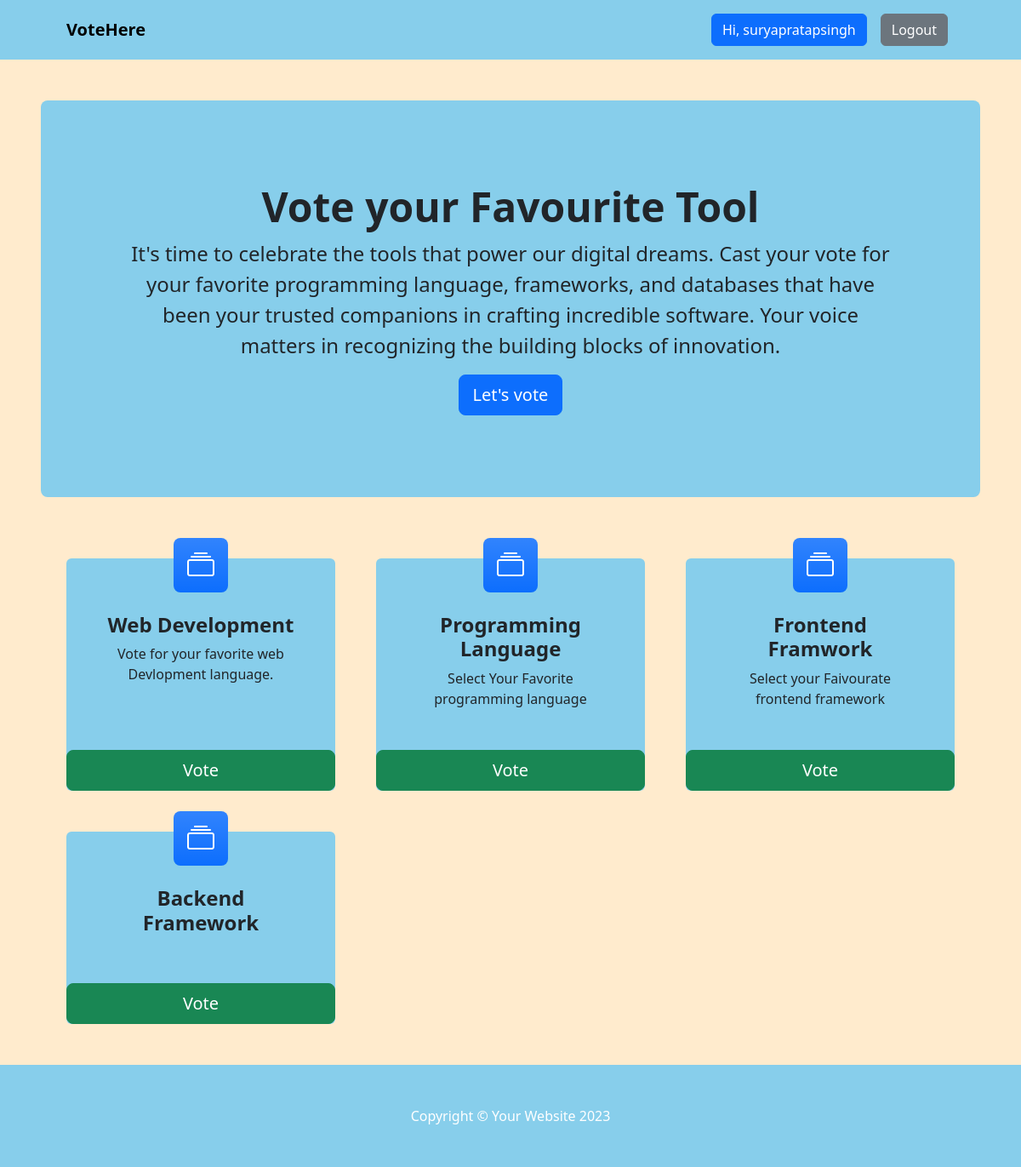
The app's page / (signed in) with its own data.
### voteapp/models.py (models this page shows, shortened)
class Category(models.Model):
    title = models.CharField(max_length=200)
    slug = models.SlugField(blank=True, null=True)
    description = models.TextField(blank=True, null=True)
    total_vote = models.IntegerField(default=0)
    voters = models.ManyToManyField(User, blank=True)

### voteapp/views.py (the view)
# urls.py: path("", views.index, name="index"),
def index(request):
    categories = Category.objects.all()
    context = {"categories":categories}
    return render(request, "index.html", context)

### voteapp/templates/index.html
{% extends 'base.html' %}
{% block content %}
<header class="py-5" >
    <div class="container-fluid px-lg-5">
        <div class="p-4 p-lg-5 rounded-3 text-center" style="background: skyblue;">
            <div class="m-4 m-lg-5">
                <h1 class="display-5 fw-bold">Vote your Favourite Tool</h1>
                <p class="fs-4">It's time to celebrate the tools that power our digital dreams. Cast your vote for your
                    favorite programming language, frameworks, and databases
                    that have been your trusted companions in crafting incredible software.
                    Your voice matters in recognizing the building blocks of innovation.</p>
                <a class="btn btn-primary btn-lg" href="#votingSection">Let's vote</a>
            </div>
        </div>
    </div>
</header>
<section class="pt-4" id="votingSection">
    <div class="container px-lg-5">
        <div class="row gx-lg-5">
            {% for category in categories %}
            <div class="col-lg-4 col-xxl-3 mb-5">
                <div class="card border-0 h-100" style="background: skyblue;">
                    <div class="card-body text-center p-4 p-lg-5 pt-0 pt-lg-0">
                        <div class="feature bg-primary bg-gradient text-white rounded-3 mb-4 mt-n4"><i
                                class="bi bi-collection"></i></div>
                        <h2 class="fs-4 fw-bold">{{category.title}}</h2>
                        <p class="mb-0">{{category.description | truncatechars:100}}</p>
                    </div>
                <a class="btn btn-success btn-lg" href="{% url 'detail' category.slug  %}">Vote</a>
                </div>
            </div>
            {% endfor %}
        </div>
    </div>
</section>
{% endblock content %}

### voteapp/templates/base.html (shortened to what this page needs)
<!DOCTYPE html>
{% load static %}
<html lang="en">
<head>
    <link href="https://cdn.jsdelivr.net/npm/bootstrap-icons@1.4.1/font/bootstrap-icons.css" rel="stylesheet" />
    <link rel="stylesheet" href="{% static 'css/bootstrap.css' %}">
    <link rel="stylesheet" href="{% static 'css/style.css' %}">
</head>
<body style="background: blanchedalmond;">
     <nav class="navbar navbar-expand-lg navbar-dark" style="background:skyblue">
        <div class="container px-lg-5">
            <a class="navbar-brand text-black bold" href="{% url 'index'  %}"><strong>VoteHere</strong></a>
            <div class="collapse navbar-collapse" id="navbarSupportedContent">
                <ul class="navbar-nav ms-auto mb-2 mb-lg-0">
                    {% if request.user.is_authenticated %}
                    <li class="nav-item"><a class="nav-link" href="#"><button class="btn btn-primary">Hi, {{request.user.username}}</button></a></li>
                    <li class="nav-item"><a class="nav-link" href="{% url 'logout' %}"><button class="btn btn-secondary">Logout</button></a></li>
                    {% else %}
                    <li class="nav-item"><a class="nav-link" href="{% url 'signin' %}"><button class="btn btn-primary">Login</button></a></li>
                    <li class="nav-item"><a class="nav-link" href="{% url 'signup' %}"><button class="btn btn-primary">SignUp</button></a></li>
                    {% endif %}
                </ul>
            </div>
        </div>
    </nav>
    {% block content %}
    {% endblock content %}
     <footer class="py-5" style="background:skyblue;">
        <div class="container"><p class="m-0 text-center text-white">Copyright &copy; Your Website 2023</p></div>
    </footer>
</body>
</html>

### voteapp/static/css/style.css (style rules this page uses)
* { box-sizing: border-box; }

### records on screen
Category: title "Web Development", description "Vote for your favorite web Devlopment language."
Category: title "Programming Language", description "Select Your Favorite programming language"
Category: title "Frontend Framwork", description "Select your Faivourate frontend framework"
Category: title "Backend Framework"

### other values on screen
{{ request.user.username }} "suryapratapsingh"
